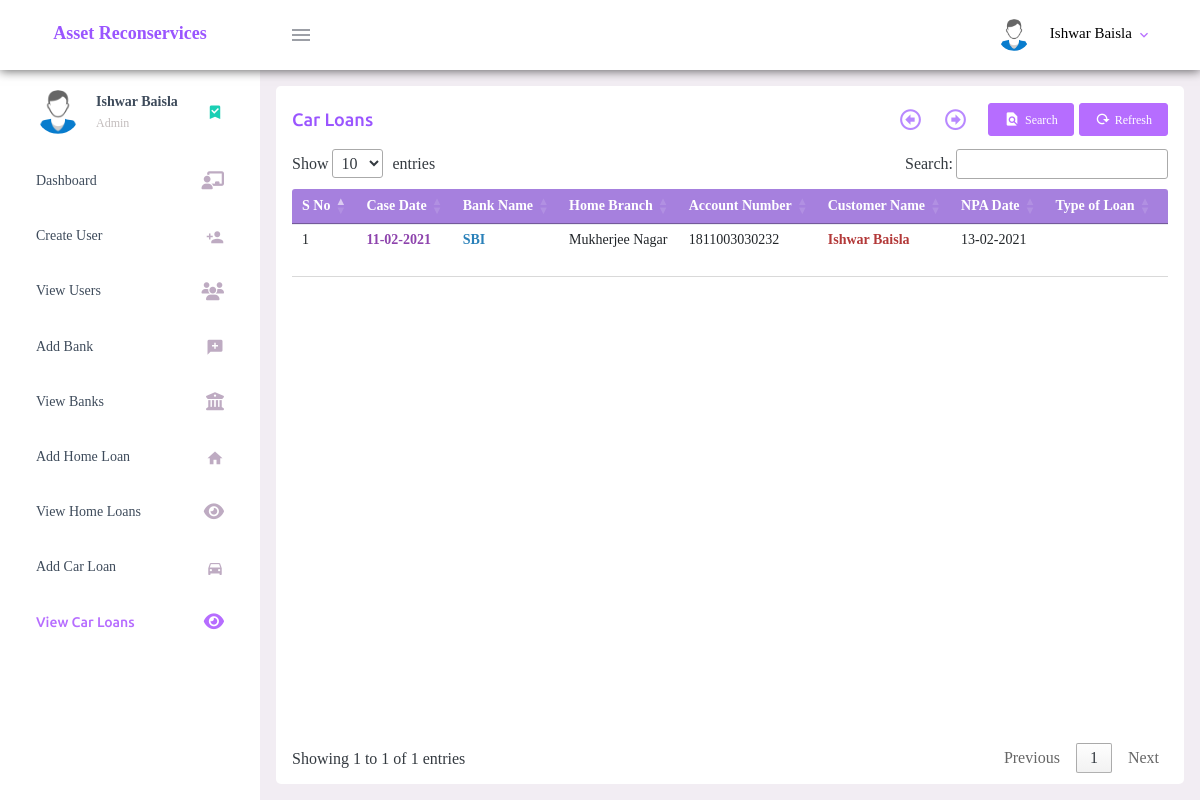
Page /view-car-loans.php (signed in) on the earlier database version.
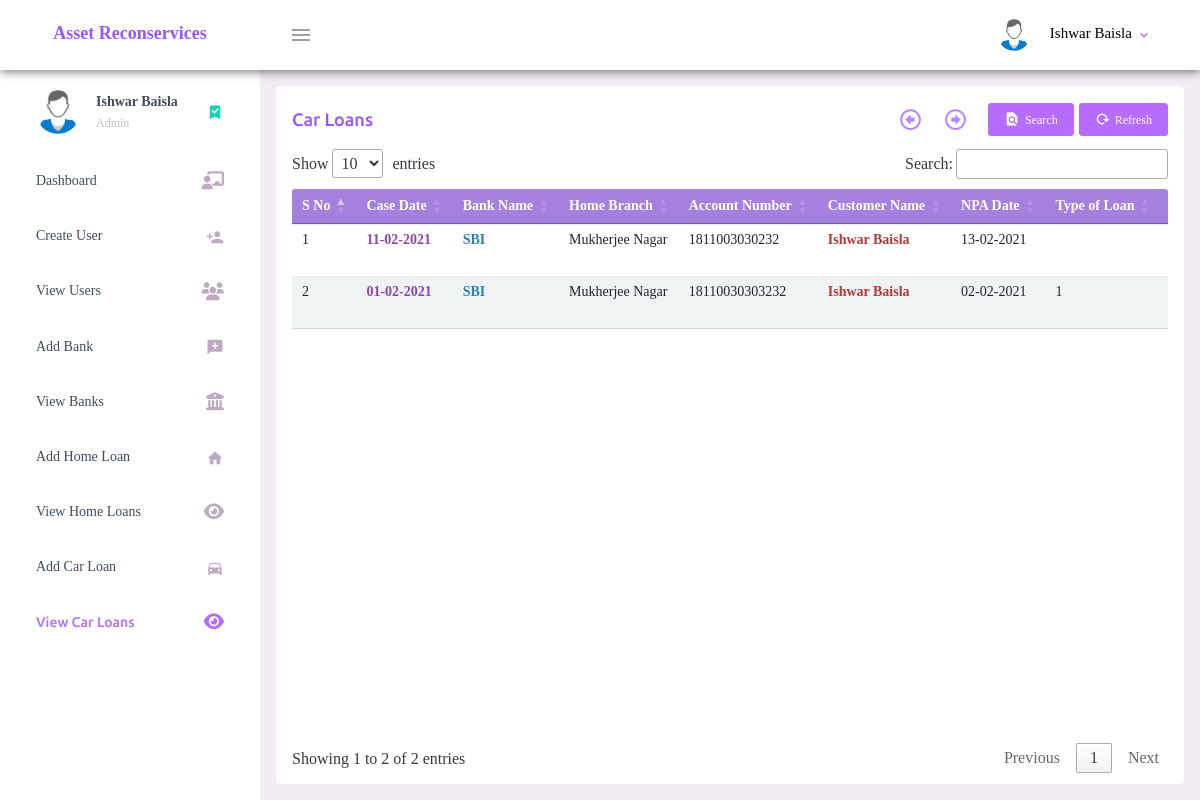
Same page on the later database version.
### tables this page shows
CREATE TABLE `car_loan` (
  `car_loan_cid` int(11) NOT NULL,
  `case_date` date NOT NULL,
  `bank_name` varchar(200) NOT NULL,
  `home_branch` varchar(200) NOT NULL,
  `account_number` varchar(200) NOT NULL,
  `customer_name` varchar(200) NOT NULL,
  `npa_date` date NOT NULL,
  `outstanding` date NOT NULL,
  `arr_co_nd` varchar(200) NOT NULL,
  `notice13_sent_on` date NOT NULL,
  `principal_outstanding` varchar(200) NOT NULL,
  `bounce_charges` varchar(200) NOT NULL,
  `overdue_charges` varchar(200) NOT NULL,
  `other_charges` varchar(200) NOT NULL,
  `loan_emi_amount` varchar(200) NOT NULL,
  `no_of_emi_outstanding` int(11) NOT NULL,
  `reg_no` varchar(200) NOT NULL,
  `residence_address` varchar(200) NOT NULL,
  `residence_contact_no` varchar(200) NOT NULL,
  `office_address` varchar(200) NOT NULL,
  `office_contact_no` varchar(200) NOT NULL,
  `make` varchar(200) NOT NULL,
  `engine_no` varchar(200) NOT NULL,
  `chassis_no` varchar(200) NOT NULL,
  `tenure` varchar(200) NOT NULL,
  `co_applicant_name` varchar(200) NOT NULL,
  `co_applicant_mobile` varchar(200) NOT NULL,
  `co_applicant_address` varchar(200) NOT NULL,
  `employer_name` varchar(200) NOT NULL,
  `employer_mobile` varchar(200) NOT NULL,
  `employer_address` varchar(200) NOT NULL,
  `amount_recovered` varchar(200) NOT NULL,
  `bill_raised` varchar(200) NOT NULL,
  `payment_received_on` date NOT NULL,
  `payment_received` varchar(200) NOT NULL,
  `type_of_loan` varchar(50) NOT NULL,
  `type_of_security` varchar(200) NOT NULL,
  `last_amount_paid_on` date NOT NULL,
  `disburse_date` date NOT NULL,
  `mature_date` date NOT NULL,
  `seizure_date` date NOT NULL,
  `auction_date` date NOT NULL,
  `auction_amount` double NOT NULL,
  `recovery_date` date NOT NULL,
  `full_amount` double NOT NULL,
  `part_amount` double NOT NULL,
  `regularise_date` date NOT NULL,
  `full_payment_paid_on` date NOT NULL,
  `approved` tinyint(4) NOT NULL,
  `case_status` tinyint(4) NOT NULL
);

### view-car-loans.php (the view, shortened to what the changed rows need)
<?php
    require_once('connection.php');
    $db_error = '';
    $result_array = array();
    $control = 0;
    $error_occured = 0;
    if($error_occured || !$control){
      $sql = "SELECT * FROM car_loan";
      $result = $conn->query($sql);
      if($conn->error != ''){
          $_SESSION['error_msg'] = 'Something went wrong!';
          $db_error = $conn->error;
      }
      else if($result->num_rows == 0){
          $_SESSION['note_msg'] = 'Add a Car Loan';
          header('Location: car-loan.php');
          exit;
      }
      else{
        while($row = $result->fetch_assoc()){
          array_push($result_array, $row);
        }
      }
    }
?>
<!DOCTYPE html>
<html lang="en">
  <head>
    <?php require 'includes/layout.php'; ?>
  </head>
  <body>
    <div class="container-scroller">
      <div class="container-fluid page-body-wrapper">
        <div class="main-panel">
          <div class="content-wrapper">
            <div class="row ht-100">
              <div class="col-lg grid-margin stretch-card mb-0">
                <div class="card">
                  <div class="card-body set-table-height">
                    <h4 class="card-title form-inline justify-content-between">
                    Car Loans
                    <div class="form-inline">
                    </div>
                    </h4>
                    <div class="ht-50"></div>
                    <div class="table-container table-container-car-loan">
                    <!--
                    <p class="card-description"> Add class <code>.table-hover</code>
                    </p>
                    -->
                    <?php if($db_error == ''){ ?>
                        <?php if(sizeof($result_array) > 0){ ?>
                            <table id="car-loan-table" class="table table-hover">
                              <thead>
                                <tr>
                                  <th>S No</th>
                                  <th>Case Date</th>
                                  <th>Bank Name</th>
                                  <th>Home Branch</th>
                                  <th>Account Number</th>
                                  <th>Customer Name</th>
                                  <th>NPA Date</th>
                                  <th>Type of Loan</th>
                                  <th>Type of Security</th>
                                </tr>
                              </thead>
                            <tbody>
                            <?php
                                $serial_no = 1;
                                foreach ($result_array as $car_loan){
                                    $date = $car_loan['case_date'];
                                    $case_date = new DateTime($date);
                                    $date = $car_loan['npa_date'];
                                    $npa_date = new DateTime($date);
                                    ?>
                                    <tr>
                                      <td><?php echo $serial_no; ?></td>
                                      <td class="case-date"><?php echo $car_loan['case_date']!= '0000-00-00'? $case_date->format('d-m-Y') : '-'; ?></td>
                                      <td class="bank"><?php echo $car_loan['bank_name']; ?></td>
                                      <td><?php echo $car_loan['home_branch']; ?></td>
                                      <td><?php echo $car_loan['account_number']; ?></td>
                                      <td class="borrower text-capitalize"><?php echo $car_loan['customer_name']; ?></td>
                                      <td><?php echo $car_loan['npa_date']!= '0000-00-00'? $npa_date->format('d-m-Y') : '-'; ?></td>
                                      <td><?php echo $car_loan['type_of_loan']; ?></td>
                                      <td><?php echo $car_loan['type_of_security']; ?></td>
                                    </tr>
                                    <?php
                                    $serial_no += 1;
                                }
                            ?>
                            </tbody>
                            </table>
                        <?php } ?>
                    <?php } ?>
                    </div>
                    <div class="ht-50"></div>
                  </div>
                </div>
              </div>
            </div>
          </div>
        </div>
      </div>
    </div>
  </body>
</html>

Differences in the rows shown:
added car_loan: case_date "01-02-2021", bank_name "SBI", home_branch "Mukherjee Nagar", account_number "18110030303232", customer_name "Ishwar Baisla", npa_date "02-02-2021", type_of_loan "1"
Other differences:
text written by a page script: "Show entries Search: Showing 1 to 1 of 1 entries Previous 1 Next" → "Show entries Search: Showing 1 to 2 of 2 entries Previous 1 Next"
